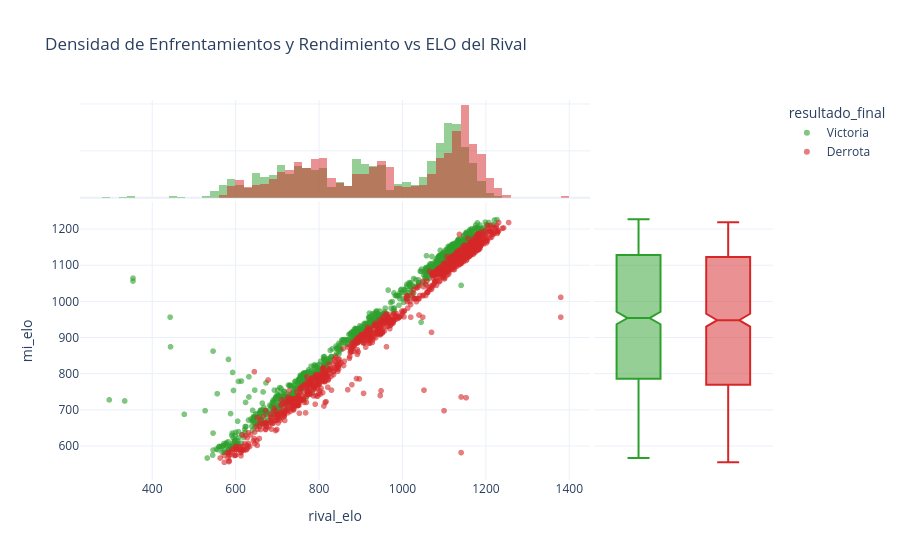

Notebook source saved alongside this figure:
### Code cell
df['mi_color'] = df.apply(lambda x: 'Blancas' if str(x.get('white.username', '')).lower() == 'pablo07as' else 'Negras', axis=1)

# Filtramos desconexiones y empates igual que antes
df_sunburst = df[(df['resultado_final'].isin(['Victoria', 'Derrota'])) & (df['metodo_terminacion'] != 'Desconexión')]

# Usamos directamente las columnas de ELO del JSON
df['mi_elo'] = df.apply(lambda x: x['white.rating'] if str(x.get('white.username', '')).lower() == 'pablo07as' else x['black.rating'], axis=1)
df['rival_elo'] = df.apply(lambda x: x['black.rating'] if str(x.get('white.username', '')).lower() == 'pablo07as' else x['white.rating'], axis=1)

fig = px.scatter(
    df_sunburst, 
    x="rival_elo", 
    y="mi_elo", 
    color="resultado_final",
    color_discrete_map={'Victoria': '#2ca02c', 'Derrota': '#d62728'},
    marginal_x="histogram", # Añade un histograma en el margen superior
    marginal_y="box",       # Añade un diagrama de caja en el margen derecho
    hover_data=['metodo_terminacion'],
    title='Densidad de Enfrentamientos y Rendimiento vs ELO del Rival',
    opacity=0.6
)

fig.update_layout(template='plotly_white')
fig.show()

### Figure 1 — Plotly figure (JSON) as saved in the notebook; plotly's stock layout.template omitted (floating-point values rounded to 4 significant figures; data arrays with more than 128 entries replaced by an {"elided": "..."} marker saying what was removed)
{"data": [{"customdata": {"elided": "970x1 str values"}, "hovertemplate": "resultado_final=Victoria<br>rival_elo=%{x}<br>mi_elo=%{y}<br>metodo_terminacion=%{customdata[0]}<extra></extra>", "legendgroup": "Victoria", "marker": {"color": "#2ca02c", "opacity": 0.6, "symbol": "circle"}, "mode": "markers", "name": "Victoria", "showlegend": true, "type": "scattergl", "x": {"elided": "970 int values"}, "xaxis": "x", "y": {"elided": "970 int values"}, "yaxis": "y"}, {"bingroup": "x", "hovertemplate": "resultado_final=Victoria<br>rival_elo=%{x}<br>count=%{y}<extra></extra>", "legendgroup": "Victoria", "marker": {"color": "#2ca02c"}, "name": "Victoria", "opacity": 0.5, "showlegend": false, "type": "histogram", "x": {"elided": "970 int values"}, "xaxis": "x3", "yaxis": "y3"}, {"customdata": {"elided": "970x1 str values"}, "hovertemplate": "resultado_final=Victoria<br>mi_elo=%{y}<br>metodo_terminacion=%{customdata[0]}<extra></extra>", "legendgroup": "Victoria", "marker": {"color": "#2ca02c", "symbol": "circle"}, "name": "Victoria", "notched": true, "showlegend": false, "type": "box", "xaxis": "x2", "y": {"elided": "970 int values"}, "yaxis": "y2"}, {"customdata": {"elided": "987x1 str values"}, "hovertemplate": "resultado_final=Derrota<br>rival_elo=%{x}<br>mi_elo=%{y}<br>metodo_terminacion=%{customdata[0]}<extra></extra>", "legendgroup": "Derrota", "marker": {"color": "#d62728", "opacity": 0.6, "symbol": "circle"}, "mode": "markers", "name": "Derrota", "showlegend": true, "type": "scattergl", "x": {"elided": "987 int values"}, "xaxis": "x", "y": {"elided": "987 int values"}, "yaxis": "y"}, {"bingroup": "x", "hovertemplate": "resultado_final=Derrota<br>rival_elo=%{x}<br>count=%{y}<extra></extra>", "legendgroup": "Derrota", "marker": {"color": "#d62728"}, "name": "Derrota", "opacity": 0.5, "showlegend": false, "type": "histogram", "x": {"elided": "987 int values"}, "xaxis": "x3", "yaxis": "y3"}, {"customdata": {"elided": "987x1 str values"}, "hovertemplate": "resultado_final=Derrota<br>mi_elo=%{y}<br>metodo_terminacion=%{customdata[0]}<extra></extra>", "legendgroup": "Derrota", "marker": {"color": "#d62728", "symbol": "circle"}, "name": "Derrota", "notched": true, "showlegend": false, "type": "box", "xaxis": "x2", "y": {"elided": "987 int values"}, "yaxis": "y2"}], "layout": {"barmode": "overlay", "legend": {"title": {"text": "resultado_final"}, "tracegroupgap": 0}, "title": {"text": "Densidad de Enfrentamientos y Rendimiento vs ELO del Rival"}, "xaxis": {"anchor": "y", "domain": [0, 0.7363], "title": {"text": "rival_elo"}}, "xaxis2": {"anchor": "y2", "domain": [0.7413, 1], "matches": "x2", "showgrid": false, "showline": false, "showticklabels": false, "ticks": ""}, "xaxis3": {"anchor": "y3", "domain": [0, 0.7363], "matches": "x", "showgrid": true, "showticklabels": false}, "xaxis4": {"anchor": "y4", "domain": [0.7413, 1], "matches": "x2", "showgrid": false, "showline": false, "showticklabels": false, "ticks": ""}, "yaxis": {"anchor": "x", "domain": [0, 0.7326], "title": {"text": "mi_elo"}}, "yaxis2": {"anchor": "x2", "domain": [0, 0.7326], "matches": "y", "showgrid": true, "showticklabels": false}, "yaxis3": {"anchor": "x3", "domain": [0.7426, 1], "matches": "y3", "showgrid": true, "showline": false, "showticklabels": false, "ticks": ""}, "yaxis4": {"anchor": "x4", "domain": [0.7426, 1], "matches": "y3", "showgrid": true, "showline": false, "showticklabels": false, "ticks": ""}}}
